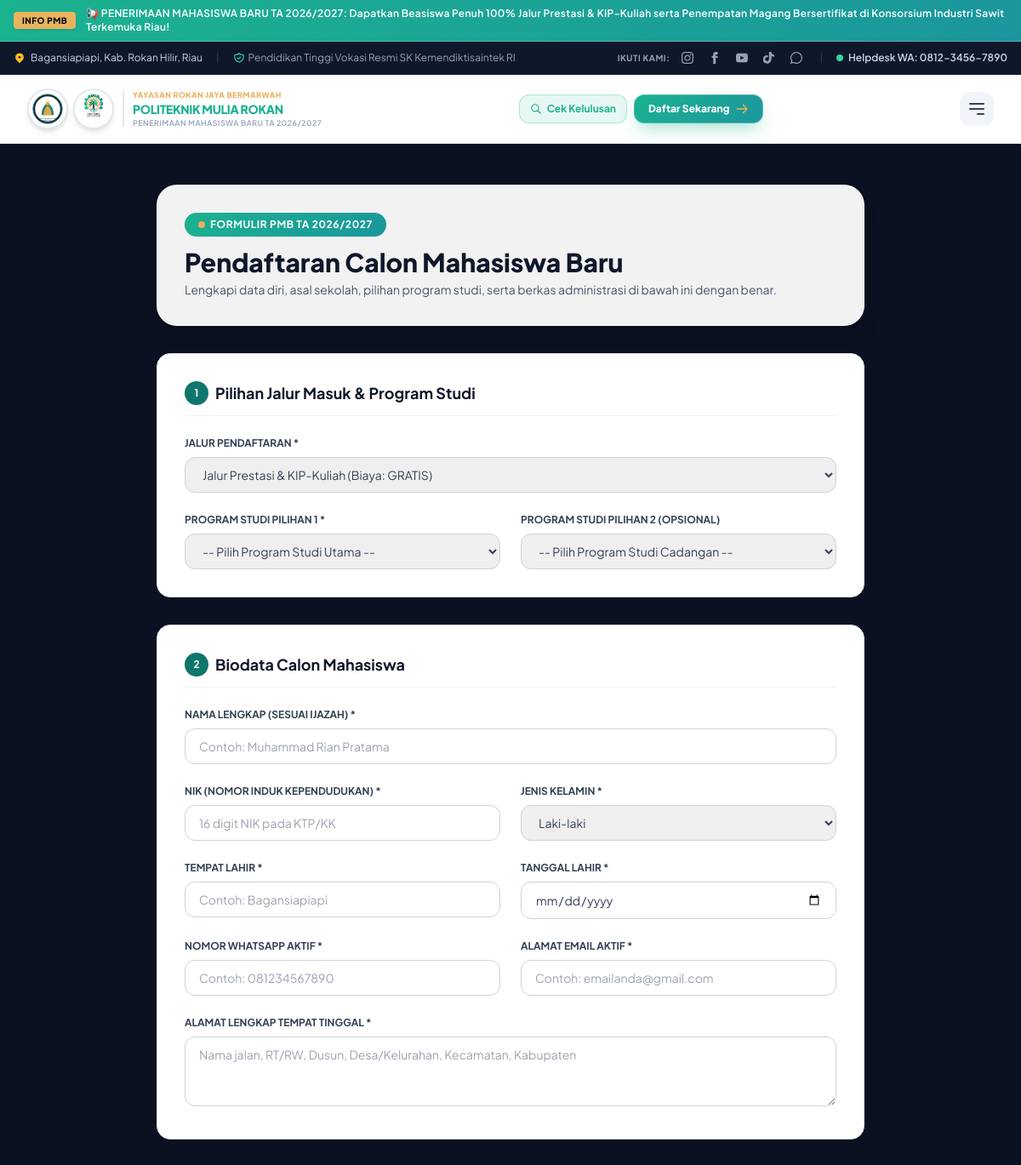
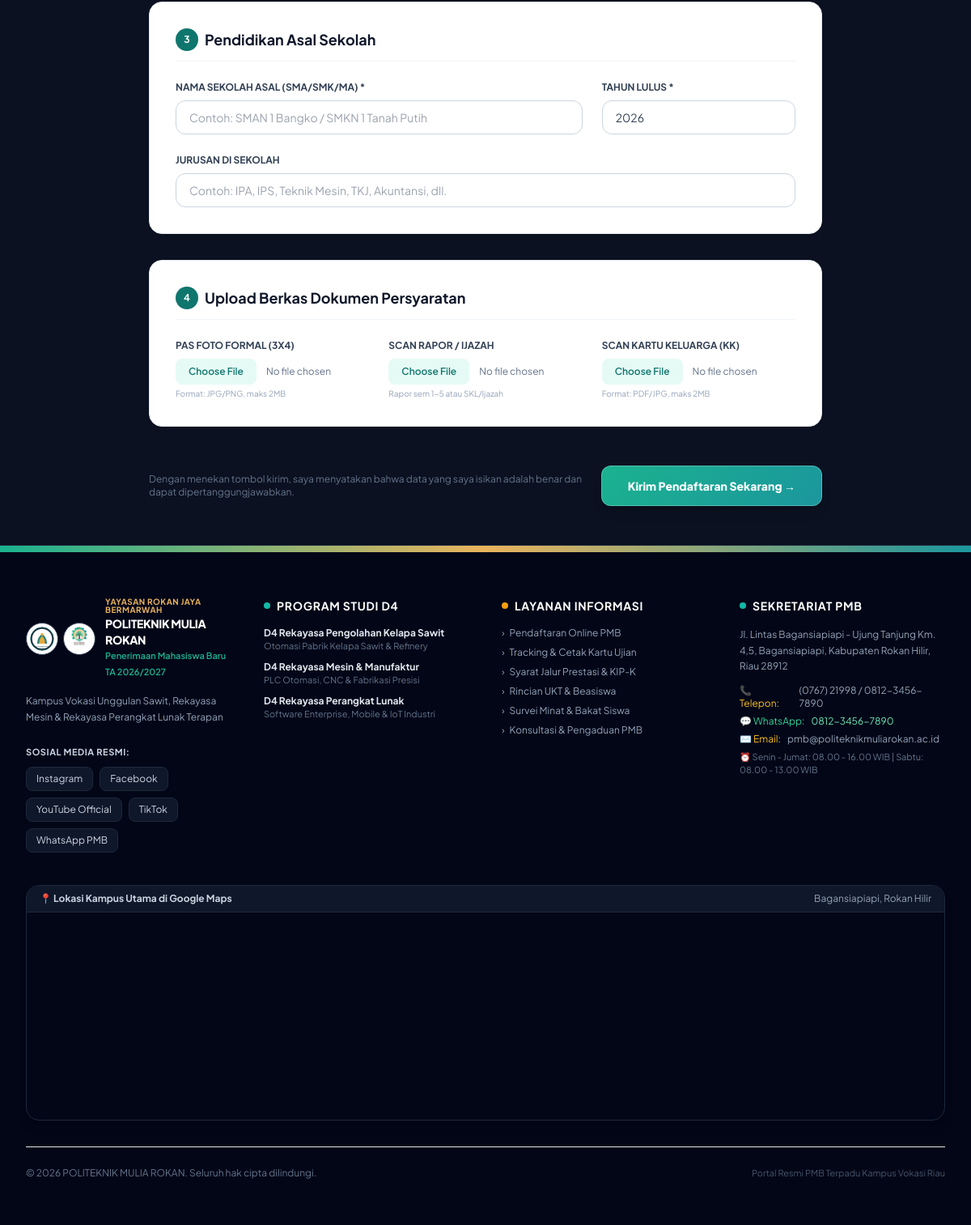
Page /daftar.php on the committed database (2 pictures, top to bottom).
### tables this page shows
CREATE TABLE `site_settings` (
  `id` int(11) NOT NULL PRIMARY KEY DEFAULT 1,
  `nama_kampus` varchar(150) NOT NULL DEFAULT 'POLITEKNIK MULIA ROKAN',
  `sub_nama` varchar(255) NOT NULL DEFAULT 'Kampus Vokasi Industri Kelapa Sawit, Rekayasa Manufaktur & Teknologi Digital',
  `tagline` varchar(255) NOT NULL DEFAULT 'Penerimaan Mahasiswa Baru TA 2026/2027',
  `logo_url` varchar(255) NOT NULL DEFAULT 'assets/images/logo-resmi.jpg',
  `logo_yayasan_url` varchar(255) NOT NULL DEFAULT 'assets/images/logo-yayasan.svg',
  `color_primary` varchar(20) NOT NULL DEFAULT '#0f766e',
  `color_primary_dark` varchar(20) NOT NULL DEFAULT '#115e59',
  `color_accent` varchar(20) NOT NULL DEFAULT '#f59e0b',
  `color_accent_dark` varchar(20) NOT NULL DEFAULT '#d97706',
  `running_text` text DEFAULT NULL,
  `hero_badge` varchar(150) DEFAULT '✨ Penerimaan Mahasiswa Baru TA 2026/2027 Resmi Dibuka',
  `hero_title` varchar(255) DEFAULT 'Wujudkan Karir Gemilang Bersama Politeknik Mulia Rokan',
  `hero_subtitle` text DEFAULT NULL,
  `hero_cta_text` varchar(100) DEFAULT 'Daftar PMB Sekarang',
  `hero_cta_link` varchar(200) DEFAULT 'daftar.php',
  `sambutan_direktur_nama` varchar(150) DEFAULT 'Ir. H. Syamsul Bahri, M.T.',
  `sambutan_direktur_jabatan` varchar(150) DEFAULT 'Direktur Politeknik Mulia Rokan',
  `sambutan_direktur_teks` text DEFAULT NULL,
  `sambutan_direktur_foto` varchar(255) DEFAULT 'assets/images/direktur.jpg',
  `visi_teks` text DEFAULT NULL,
  `misi_teks` text DEFAULT NULL,
  `alamat` text DEFAULT NULL,
  `email` varchar(100) DEFAULT 'pmb@politeknikmuliarokan.ac.id',
  `telepon` varchar(50) DEFAULT '(0767) 21998',
  `whatsapp_helpdesk` varchar(50) DEFAULT '0812-3456-7890',
  `jam_operasional` varchar(150) DEFAULT 'Senin - Jumat: 08.00 - 16.00 WIB | Sabtu: 08.00 - 13.00 WIB',
  `google_maps_iframe` text DEFAULT NULL,
  `updated_at` timestamp NOT NULL DEFAULT CURRENT_TIMESTAMP ON UPDATE CURRENT_TIMESTAMP
);

CREATE TABLE `social_media` (
  `id` int(11) NOT NULL AUTO_INCREMENT,
  `platform` varchar(50) NOT NULL,
  `nama_label` varchar(100) NOT NULL,
  `url` varchar(255) NOT NULL,
  `icon` varchar(50) NOT NULL,
  `is_active` tinyint(1) NOT NULL DEFAULT 1,
  `urutan` int(11) NOT NULL DEFAULT 1,
  PRIMARY KEY (`id`)
);

### daftar.php (the view, shortened to what the rows shown need)
<?php
require_once __DIR__ . '/config/database.php';
require_once __DIR__ . '/includes/header.php';
require_once __DIR__ . '/includes/navbar.php';
?>
<div class="theme-bg-canvas py-12 flex-1">
  <div class="max-w-4xl mx-auto px-4 sm:px-6 lg:px-8">
    <div class="bg-white/95 backdrop-blur-md p-6 sm:p-8 rounded-3xl border border-white/40 shadow-xl mb-8">
      <h1 class="text-2xl sm:text-3xl font-extrabold text-slate-900 mt-3">Pendaftaran Calon Mahasiswa Baru</h1>
    </div>
  </div>
</div>
<?php require_once __DIR__ . '/includes/footer.php'; ?>

### includes/header.php (shortened to what the rows shown need)
<?php
require_once __DIR__ . '/../config/database.php';
checkMaintenanceMode($pdo);
$site = getSiteSettings($pdo);
$socials = getSocialMedia($pdo);
$running_text = !empty($site['running_text']) ? $site['running_text'] : '';
?>
<!DOCTYPE html>
<html lang="id" class="scroll-smooth">
<head>
  <script src="https://cdn.tailwindcss.com"></script>
  <link rel="stylesheet" href="assets/css/style.css">
</head>
<body class="bg-white text-slate-700 antialiased flex flex-col min-h-screen">
  <?php if (!empty($running_text)): ?>
  <div class="text-white text-xs py-2 px-4 overflow-hidden border-b border-white/20 shadow-sm" style="background: linear-gradient(90deg, #1bb28f 0%, #1b969d 100%);">
    <div class="max-w-7xl mx-auto flex items-center gap-3">
      <span class="inline-flex items-center px-2.5 py-0.5 rounded text-[10px] font-black bg-[#e9b35d] text-slate-950 uppercase tracking-wider shrink-0 shadow">
        INFO PMB
      </span>
      <marquee behavior="scroll" direction="left" class="text-xs font-semibold text-white tracking-wide" scrollamount="6">
        <?= htmlspecialchars($running_text); ?>
      </marquee>
    </div>
  </div>
  <?php endif; ?>
  <div class="bg-slate-900 text-slate-300 text-xs py-2 px-4 border-b border-slate-800">
    <div class="max-w-7xl mx-auto flex flex-col sm:flex-row justify-between items-center gap-2">
      <div class="flex items-center gap-4">
        <div class="flex items-center gap-2.5">
          <?php foreach ($socials as $soc):
            $soc_icon = strtolower($soc['platform']);
            $soc_label = htmlspecialchars($soc['nama_label']);
            $soc_url = htmlspecialchars($soc['url']);
          ?>
            <a href="<?= $soc_url; ?>" target="_blank" title="<?= $soc_label; ?>" class="text-slate-400 hover:text-amber-400 transition-colors p-1 rounded hover:bg-slate-800">
              <?php if (strpos($soc_icon, 'instagram') !== false): ?>
                <svg class="w-3.5 h-3.5" fill="currentColor" viewBox="0 0 24 24"><path d="M12 2.163c3.204 0 3.584.012 4.85.07 3.252.148 4.771 1.691 4.919 4.919.058 1.265.069 1.645.069 4.849 0 3.205-.012 3.584-.069 4.849-.149 3.225-1.664 4.771-4.919 4.919-1.266.058-1.644.07-4.85.07-3.204 0-3.584-.012-4.849-.07-3.26-.149-4.771-1.699-4.919-4.92-.058-1.265-.07-1.644-.07-4.849 0-3.204.013-3.583.07-4.849.149-3.227 1.664-4.771 4.919-4.919 1.266-.057 1.645-.069 4.849-.069zm0-2.163c-3.259 0-3.667.014-4.947.072-4.358.2-6.78 2.618-6.98 6.98-.059 1.281-.073 1.689-.073 4.948 0 3.259.014 3.668.072 4.948.2 4.358 2.618 6.78 6.98 6.98 1.281.058 1.689.072 4.948.072 3.259 0 3.668-.014 4.948-.072 4.354-.2 6.782-2.618 6.979-6.98.059-1.28.073-1.689.073-4.948 0-3.259-.014-3.667-.072-4.947-.196-4.354-2.617-6.78-6.979-6.98-1.281-.059-1.69-.073-4.949-.073zm0 5.838c-3.403 0-6.162 2.759-6.162 6.162s2.759 6.163 6.162 6.163 6.162-2.759 6.162-6.163c0-3.403-2.759-6.162-6.162-6.162zm0 10.162c-2.209 0-4-1.79-4-4 0-2.209 1.791-4 4-4s4 1.791 4 4c0 2.21-1.791 4-4 4zm6.406-11.845c-.796 0-1.441.645-1.441 1.44s.645 1.44 1.441 1.44c.795 0 1.439-.645 1.439-1.44s-.644-1.44-1.439-1.44z"/></svg>
              <?php elseif (strpos($soc_icon, 'facebook') !== false): ?>
                <svg class="w-3.5 h-3.5" fill="currentColor" viewBox="0 0 24 24"><path d="M9 8h-3v4h3v12h5v-12h3.642l.358-4h-4v-1.667c0-.955.192-1.333 1.115-1.333h2.885v-5h-3.808c-3.596 0-5.192 1.583-5.192 4.615v3.385z"/></svg>
              <?php endif; ?>
            </a>
          <?php endforeach; ?>
        </div>
        <a href="https://wa.me/<?= preg_replace('/[^0-9]/', '', $site['whatsapp_helpdesk'] ?? '6281234567890'); ?>" target="_blank" class="hover:text-amber-400 flex items-center gap-1.5 text-slate-300 font-semibold transition-colors">
          <span class="w-2 h-2 rounded-full bg-emerald-400 animate-ping"></span>
          <span>Helpdesk WA: <?= htmlspecialchars($site['whatsapp_helpdesk'] ?? '0812-3456-7890'); ?></span>
        </a>
      </div>
    </div>
  </div>

### includes/navbar.php (shortened to what the rows shown need)
<?php
$site = getSiteSettings($pdo);
$logo_img = !empty($site['logo_url']) ? $site['logo_url'] : 'assets/images/logo-politeknik.png';
$logo_yayasan_img = !empty($site['logo_yayasan_url']) ? $site['logo_yayasan_url'] : 'assets/images/logo-yayasan.png';
$kampus_name = !empty($site['nama_kampus']) ? $site['nama_kampus'] : 'POLITEKNIK MULIA ROKAN';
?>
<nav class="sticky top-0 z-50 bg-white/95 backdrop-blur-md border-b border-slate-200/90 shadow-sm transition-all duration-300">
  <div class="max-w-7xl mx-auto px-4 sm:px-6 lg:px-8">
    <div class="flex justify-between items-center h-20 gap-4">
      <a href="index.php" class="flex items-center gap-2.5 shrink-0 group">
        <div class="flex items-center gap-1.5 shrink-0">
          <div class="w-11 h-11 sm:w-12 sm:h-12 rounded-full bg-white p-1 shadow-md border-2 border-slate-200 group-hover:border-[#e9b35d] flex items-center justify-center overflow-hidden transition-all duration-300">
            <img src="<?= htmlspecialchars($logo_yayasan_img); ?>" alt="Yayasan Rokan Jaya Bermarwah" class="w-full h-full object-contain" title="Yayasan Rokan Jaya Bermarwah">
          </div>
          <div class="w-11 h-11 sm:w-12 sm:h-12 rounded-full bg-white p-1 shadow-md border-2 border-slate-200 group-hover:border-[#1bb28f] flex items-center justify-center overflow-hidden transition-all duration-300">
            <img src="<?= htmlspecialchars($logo_img); ?>" alt="Politeknik Mulia Rokan" class="w-full h-full object-contain" title="Politeknik Mulia Rokan">
          </div>
        </div>
        <div class="border-l-2 border-slate-200 pl-2.5">
          <span class="block text-[9px] font-black text-[#e9b35d] uppercase tracking-wider leading-none">
            YAYASAN ROKAN JAYA BERMARWAH
          </span>
          <span class="block text-xs sm:text-sm font-black text-[#1bb28f] tracking-tight leading-tight uppercase group-hover:text-[#e9b35d] transition-colors mt-0.5">
            <?= htmlspecialchars($kampus_name); ?>
          </span>
          <span class="block text-[9px] font-semibold text-slate-400 uppercase tracking-wider leading-none mt-0.5">
            <?= htmlspecialchars($site['tagline'] ?? 'Portal PMB TA 2026/2027'); ?>
          </span>
        </div>
      </a>
    </div>
  </div>
</nav>

### includes/footer.php (shortened to what the rows shown need)
<?php
$site = getSiteSettings($pdo);
$socials = getSocialMedia($pdo);
$logo_img = !empty($site['logo_url']) ? $site['logo_url'] : 'assets/images/logo-politeknik.png';
$logo_yayasan_img = !empty($site['logo_yayasan_url']) ? $site['logo_yayasan_url'] : 'assets/images/logo-yayasan.png';
$kampus_name = !empty($site['nama_kampus']) ? $site['nama_kampus'] : 'POLITEKNIK MULIA ROKAN';
?>
<footer id="kontak" class="bg-slate-950 text-slate-400 text-sm mt-auto border-t border-slate-800">
  <div class="max-w-7xl mx-auto px-4 sm:px-6 lg:px-8 py-14">
    <div class="grid grid-cols-1 md:grid-cols-2 lg:grid-cols-4 gap-10 mb-10">
      <div class="space-y-4">
        <div class="flex items-center gap-3">
          <div class="flex items-center gap-1.5 shrink-0">
            <div class="w-10 h-10 rounded-full bg-white p-1 shadow-sm border border-slate-700 flex items-center justify-center overflow-hidden">
              <img src="<?= htmlspecialchars($logo_yayasan_img); ?>" alt="Yayasan" class="w-full h-full object-contain" title="Yayasan Rokan Jaya Bermarwah">
            </div>
            <div class="w-10 h-10 rounded-full bg-white p-1 shadow-sm border border-slate-700 flex items-center justify-center overflow-hidden">
              <img src="<?= htmlspecialchars($logo_img); ?>" alt="Politeknik" class="w-full h-full object-contain" title="Politeknik Mulia Rokan">
            </div>
          </div>
          <div>
            <span class="block text-[10px] font-bold text-[#e9b35d] uppercase tracking-wider leading-none">YAYASAN ROKAN JAYA BERMARWAH</span>
            <h4 class="text-white font-extrabold text-sm uppercase tracking-tight mt-0.5"><?= htmlspecialchars($kampus_name); ?></h4>
            <p class="text-[11px] text-[#1bb28f] font-semibold"><?= htmlspecialchars($site['tagline'] ?? 'Kampus Vokasi Terapan Riau'); ?></p>
          </div>
        </div>
        <p class="text-xs leading-relaxed text-slate-400">
          <?= htmlspecialchars($site['sub_nama'] ?? 'Pendidikan Tinggi Vokasi Unggulan di Kabupaten Rokan Hilir, Riau. Mempersiapkan SDM profesional siap kerja di industri perkebunan sawit, otomasi manufaktur, dan software engineering.'); ?>
        </p>
        <div class="pt-2">
          <span class="text-[11px] font-bold text-slate-300 block mb-2 uppercase tracking-wider">Sosial Media Resmi:</span>
          <div class="flex flex-wrap gap-2">
            <?php foreach ($socials as $soc):
              $soc_label = htmlspecialchars($soc['nama_label']);
              $soc_url = htmlspecialchars($soc['url']);
            ?>
              <a href="<?= $soc_url; ?>" target="_blank" title="<?= $soc_label; ?>" class="flex items-center gap-1.5 px-3 py-1.5 rounded-lg bg-slate-900 hover:bg-teal-900/60 border border-slate-800 text-xs text-slate-300 hover:text-amber-400 transition">
                <span><?= $soc_label; ?></span>
              </a>
            <?php endforeach; ?>
          </div>
        </div>
      </div>
      <div>
        <h4 class="text-white font-bold text-sm uppercase mb-4 tracking-wider flex items-center gap-2">
          <span class="w-2 h-2 rounded-full bg-teal-500"></span>
          <span>Sekretariat PMB</span>
        </h4>
        <p class="text-xs text-slate-400 leading-relaxed mb-3">
          <?= nl2br(htmlspecialchars($site['alamat'] ?? 'Jl. Lintas Bagansiapiapi - Ujung Tanjung, Rokan Hilir, Riau')); ?>
        </p>
        <div class="space-y-1.5 text-xs text-slate-400">
          <p class="flex items-center gap-2">
            <span class="text-amber-400">📞 Telepon:</span>
            <span><?= htmlspecialchars($site['telepon'] ?? '-'); ?></span>
          </p>
          <p class="flex items-center gap-2">
            <span class="text-emerald-400">💬 WhatsApp:</span>
            <a href="https://wa.me/<?= preg_replace('/[^0-9]/', '', $site['whatsapp_helpdesk'] ?? ''); ?>" target="_blank" class="text-emerald-300 hover:underline">
              <?= htmlspecialchars($site['whatsapp_helpdesk'] ?? '-'); ?>
            </a>
          </p>
          <p class="flex items-center gap-2">
            <span class="text-amber-400">✉️ Email:</span>
            <span><?= htmlspecialchars($site['email'] ?? '-'); ?></span>
          </p>
          <p class="flex items-center gap-2 text-[11px] text-slate-500">
            <span>⏰ <?= htmlspecialchars($site['jam_operasional'] ?? '-'); ?></span>
          </p>
        </div>
      </div>
    </div>
    <div class="border-t border-slate-850 pt-6 flex flex-col sm:flex-row justify-between items-center text-xs text-slate-500 gap-2">
      <p>&copy; <?= date('Y'); ?> <?= htmlspecialchars($kampus_name); ?>. Seluruh hak cipta dilindungi.</p>
      <p class="text-slate-600 text-[11px]">
        Portal Resmi PMB Terpadu Kampus Vokasi Riau
      </p>
    </div>
  </div>
</footer>
</body>
</html>

### rows in the picture
site_settings: running_text "📢 PENERIMAAN MAHASISWA BARU TA 2026/2027: Dapatkan Beasiswa Penuh 100% Jalur Prestasi & KIP-Kuliah serta Penempatan Magang Bersertifikat di Konsorsium Industri Sawit Terkemuka Riau!", whatsapp_helpdesk "0812-3456-7890", logo_yayasan_url (picture), logo_url (picture), nama_kampus "POLITEKNIK MULIA ROKAN", tagline "PENERIMAAN MAHASISWA BARU TA 2026/2027", tagline "Penerimaan Mahasiswa Baru TA 2026/2027", sub_nama "Kampus Vokasi Unggulan Sawit, Rekayasa Mesin & Rekayasa Perangkat Lunak Terapan", alamat "Jl. Lintas Bagansiapiapi - Ujung Tanjung Km. 4,5, Bagansiapiapi, Kabupaten Rokan Hilir, Riau 28912", telepon "(0767) 21998 / 0812-3456-7890", email "pmb@politeknikmuliarokan.ac.id", jam_operasional "Senin - Jumat: 08.00 - 16.00 WIB | Sabtu: 08.00 - 13.00 WIB"
social_media: platform "instagram" (drawn), nama_label "Instagram"
social_media: platform "facebook" (drawn), nama_label "Facebook"
social_media: platform "youtube" (drawn), nama_label "YouTube Official"
social_media: platform "tiktok" (drawn), nama_label "TikTok"
social_media: platform "whatsapp" (drawn), nama_label "WhatsApp PMB"

### other values in the picture
form field jalur_id "Jalur Prestasi & KIP-Kuliah (Biaya: GRATIS)"
